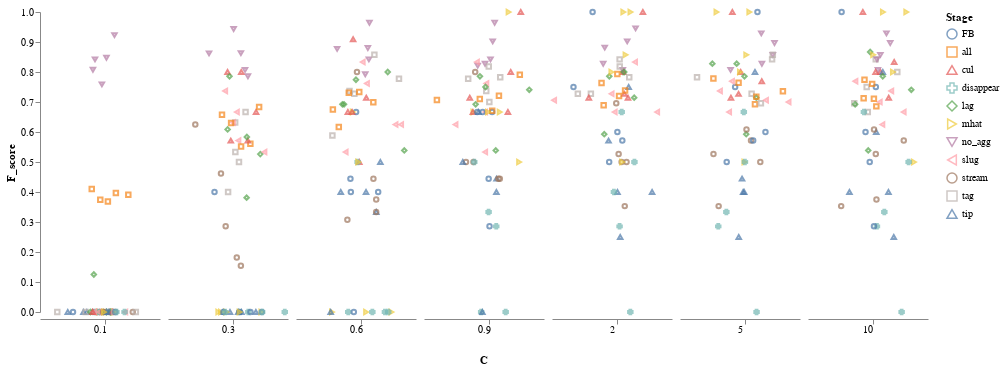
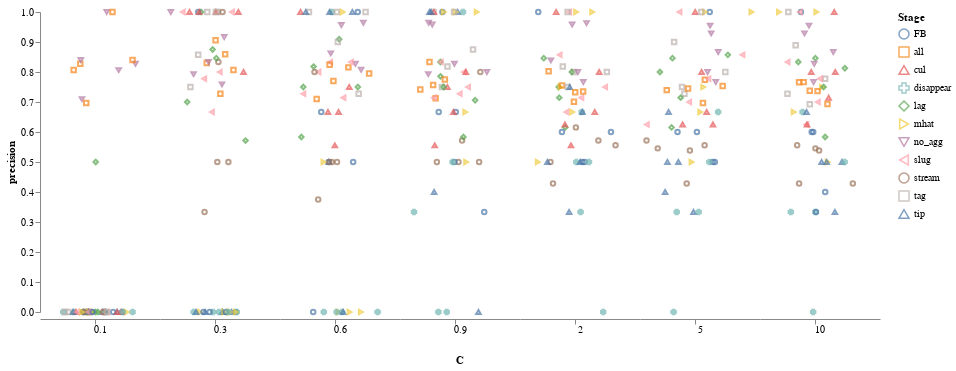
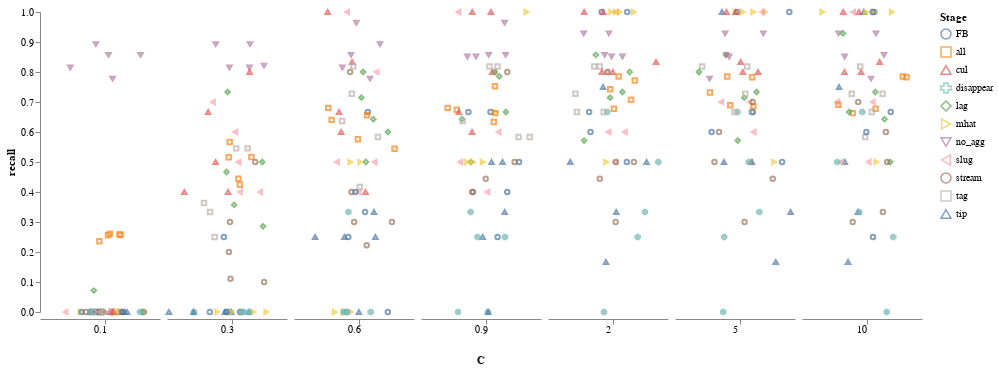
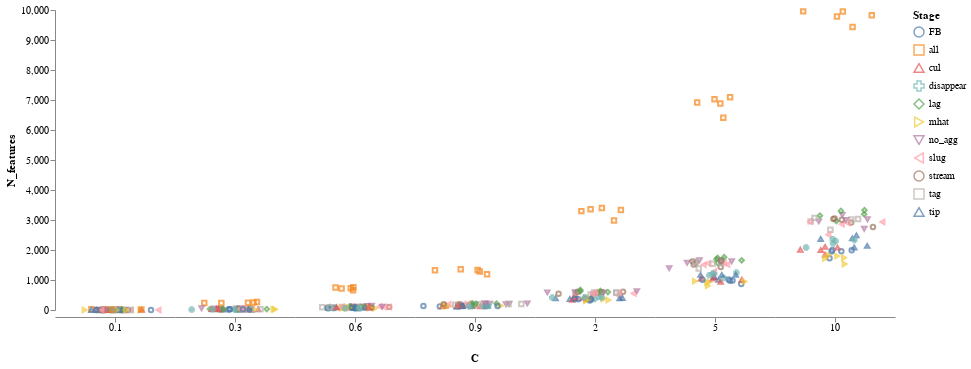

Notebook code cell kept with these figures, in order:
### Markdown cell above
### Classifier Binary Relevance with logistic regression

### Code cell
data_binary=loadPickle(pathClassification+'logisticRegressionBinaryRelevance.pkl')
display(scatter_catgory(data_binary['prfs'],'C', 'F_score', 'Stage','Stage'))
display(scatter_catgory(data_binary['prfs'],'C', 'precision', 'Stage','Stage'))
display(scatter_catgory(data_binary['prfs'],'C', 'recall', 'Stage','Stage'))
display(scatter_catgory(data_binary['featsN'],'C', 'N_features','Stage','Stage'))
#display(scatter_catgory(data_binary['rac'],'C', 'roc_auc',title='Micro ROC AUC (across all categories)'))
summary(data_binary['prfs'].query('C ==2'),'F_score',"Stage")

### Figure 1 — Vega-Lite specification as saved in the notebook (floating-point values rounded to 4 significant figures; data arrays with more than 128 entries replaced by an {"elided": "..."} marker saying what was removed)
{"config": {"view": {"continuousWidth": 400, "continuousHeight": 300, "stroke": null}, "facet": {"spacing": 0}}, "data": {"name": "data-b8c06dce48f37b374b49780b13a45d68"}, "mark": {"type": "point", "size": 20}, "encoding": {"color": {"type": "nominal", "field": "Stage"}, "column": {"type": "quantitative", "field": "C", "header": {"labelAlign": "center", "labelAngle": 0, "labelOrient": "bottom", "labelPadding": 10, "titleOrient": "bottom"}}, "shape": {"type": "nominal", "field": "Stage"}, "x": {"type": "quantitative", "axis": {"grid": false, "labels": false, "ticks": true, "values": [0]}, "field": "jitter", "scale": {}, "title": null}, "y": {"type": "quantitative", "axis": {"grid": false}, "field": "F_score"}}, "title": "", "transform": [{"calculate": "sqrt(-2*log(random()))*cos(2*PI*random())", "as": "jitter"}], "width": 120, "$schema": "https://vega.github.io/schema/vega-lite/v4.0.2.json", "datasets": {"data-b8c06dce48f37b374b49780b13a45d68": {"elided": "385 records"}}}

### Figure 2 — Vega-Lite specification as saved in the notebook (floating-point values rounded to 4 significant figures; data arrays with more than 128 entries replaced by an {"elided": "..."} marker saying what was removed)
{"config": {"view": {"continuousWidth": 400, "continuousHeight": 300, "stroke": null}, "facet": {"spacing": 0}}, "data": {"name": "data-b8c06dce48f37b374b49780b13a45d68"}, "mark": {"type": "point", "size": 20}, "encoding": {"color": {"type": "nominal", "field": "Stage"}, "column": {"type": "quantitative", "field": "C", "header": {"labelAlign": "center", "labelAngle": 0, "labelOrient": "bottom", "labelPadding": 10, "titleOrient": "bottom"}}, "shape": {"type": "nominal", "field": "Stage"}, "x": {"type": "quantitative", "axis": {"grid": false, "labels": false, "ticks": true, "values": [0]}, "field": "jitter", "scale": {}, "title": null}, "y": {"type": "quantitative", "axis": {"grid": false}, "field": "precision"}}, "title": "", "transform": [{"calculate": "sqrt(-2*log(random()))*cos(2*PI*random())", "as": "jitter"}], "width": 120, "$schema": "https://vega.github.io/schema/vega-lite/v4.0.2.json", "datasets": {"data-b8c06dce48f37b374b49780b13a45d68": {"elided": "385 records"}}}

### Figure 3 — Vega-Lite specification as saved in the notebook (floating-point values rounded to 4 significant figures; data arrays with more than 128 entries replaced by an {"elided": "..."} marker saying what was removed)
{"config": {"view": {"continuousWidth": 400, "continuousHeight": 300, "stroke": null}, "facet": {"spacing": 0}}, "data": {"name": "data-b8c06dce48f37b374b49780b13a45d68"}, "mark": {"type": "point", "size": 20}, "encoding": {"color": {"type": "nominal", "field": "Stage"}, "column": {"type": "quantitative", "field": "C", "header": {"labelAlign": "center", "labelAngle": 0, "labelOrient": "bottom", "labelPadding": 10, "titleOrient": "bottom"}}, "shape": {"type": "nominal", "field": "Stage"}, "x": {"type": "quantitative", "axis": {"grid": false, "labels": false, "ticks": true, "values": [0]}, "field": "jitter", "scale": {}, "title": null}, "y": {"type": "quantitative", "axis": {"grid": false}, "field": "recall"}}, "title": "", "transform": [{"calculate": "sqrt(-2*log(random()))*cos(2*PI*random())", "as": "jitter"}], "width": 120, "$schema": "https://vega.github.io/schema/vega-lite/v4.0.2.json", "datasets": {"data-b8c06dce48f37b374b49780b13a45d68": {"elided": "385 records"}}}

### Figure 4 — Vega-Lite specification as saved in the notebook (floating-point values rounded to 4 significant figures; data arrays with more than 128 entries replaced by an {"elided": "..."} marker saying what was removed)
{"config": {"view": {"continuousWidth": 400, "continuousHeight": 300, "stroke": null}, "facet": {"spacing": 0}}, "data": {"name": "data-1c420a28d7e1f19d80f389a673708394"}, "mark": {"type": "point", "size": 20}, "encoding": {"color": {"type": "nominal", "field": "Stage"}, "column": {"type": "quantitative", "field": "C", "header": {"labelAlign": "center", "labelAngle": 0, "labelOrient": "bottom", "labelPadding": 10, "titleOrient": "bottom"}}, "shape": {"type": "nominal", "field": "Stage"}, "x": {"type": "quantitative", "axis": {"grid": false, "labels": false, "ticks": true, "values": [0]}, "field": "jitter", "scale": {}, "title": null}, "y": {"type": "quantitative", "axis": {"grid": false}, "field": "N_features"}}, "title": "", "transform": [{"calculate": "sqrt(-2*log(random()))*cos(2*PI*random())", "as": "jitter"}], "width": 120, "$schema": "https://vega.github.io/schema/vega-lite/v4.0.2.json", "datasets": {"data-1c420a28d7e1f19d80f389a673708394": {"elided": "385 records"}}}
